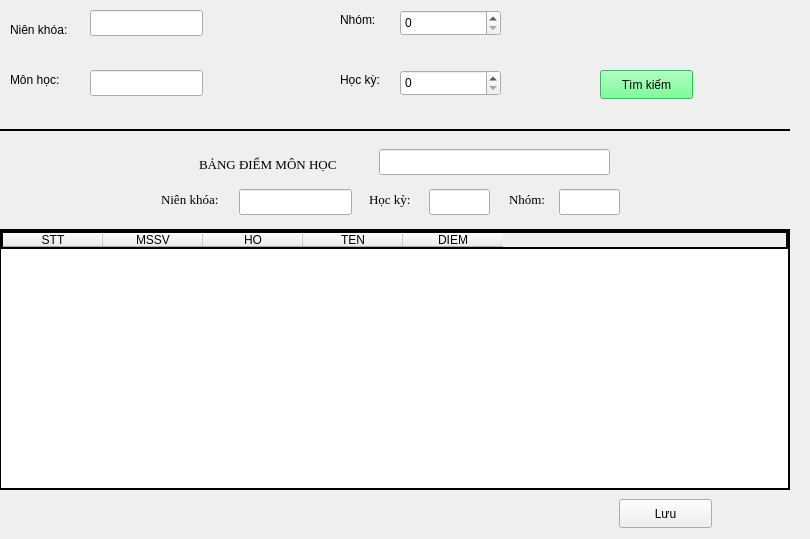
    <widget class="QWidget" name="tabND">
     <attribute name="title">
      <string>Nhập điểm</string>
     </attribute>
     <widget class="QWidget" name="widget_5" native="true">
      <property name="geometry">
       <rect>
        <x>0</x>
        <y>0</y>
        <width>801</width>
        <height>111</height>
       </rect>
      </property>
      <widget class="QLineEdit" name="lineNDNK">
       <property name="geometry">
        <rect>
         <x>90</x>
         <y>10</y>
         <width>113</width>
         <height>26</height>
        </rect>
       </property>
      </widget>
      <widget class="QLineEdit" name="lineNDMH">
       <property name="geometry">
        <rect>
         <x>90</x>
         <y>70</y>
         <width>113</width>
         <height>26</height>
        </rect>
       </property>
      </widget>
      <widget class="QLabel" name="label_10">
       <property name="geometry">
        <rect>
         <x>10</x>
         <y>20</y>
         <width>71</width>
         <height>20</height>
        </rect>
       </property>
       <property name="text">
        <string>Niên khóa:</string>
       </property>
      </widget>
      <widget class="QLabel" name="label_12">
       <property name="geometry">
        <rect>
         <x>340</x>
         <y>10</y>
         <width>63</width>
         <height>20</height>
        </rect>
       </property>
       <property name="text">
        <string>Nhóm:</string>
       </property>
      </widget>
      <widget class="QLabel" name="label_13">
       <property name="geometry">
        <rect>
         <x>10</x>
         <y>70</y>
         <width>63</width>
         <height>20</height>
        </rect>
       </property>
       <property name="text">
        <string>Môn học:</string>
       </property>
      </widget>
      <widget class="QPushButton" name="btnNDSearch">
       <property name="geometry">
        <rect>
         <x>600</x>
         <y>70</y>
         <width>93</width>
         <height>29</height>
        </rect>
       </property>
       <property name="styleSheet">
        <string notr="true">background-color: rgb(85, 255, 127);</string>
       </property>
       <property name="text">
        <string>Tìm kiếm</string>
       </property>
      </widget>
      <widget class="QLabel" name="label_11">
       <property name="geometry">
        <rect>
         <x>340</x>
         <y>70</y>
         <width>63</width>
         <height>20</height>
        </rect>
       </property>
       <property name="text">
        <string>Học kỳ:</string>
       </property>
      </widget>
      <widget class="QSpinBox" name="spinBoxNDNhom">
       <property name="geometry">
        <rect>
         <x>400</x>
         <y>10</y>
         <width>101</width>
         <height>26</height>
        </rect>
       </property>
      </widget>
      <widget class="QSpinBox" name="spinBoxNDHK">
       <property name="geometry">
        <rect>
         <x>400</x>
         <y>70</y>
         <width>101</width>
         <height>26</height>
        </rect>
       </property>
      </widget>
     </widget>
     <widget class="QWidget" name="widget_6" native="true">
      <property name="geometry">
       <rect>
        <x>-1</x>
        <y>129</y>
        <width>791</width>
        <height>401</height>
       </rect>
      </property>
      <property name="cursor">
       <cursorShape>ArrowCursor</cursorShape>
      </property>
      <property name="contextMenuPolicy">
       <enum>Qt::ContextMenuPolicy::DefaultContextMenu</enum>
      </property>
      <property name="styleSheet">
       <string notr="true">#widget_6 {
    border-top: 2px solid;   
}</string>
      </property>
      <widget class="QLabel" name="label_14">
       <property name="geometry">
        <rect>
         <x>200</x>
         <y>20</y>
         <width>181</width>
         <height>31</height>
        </rect>
       </property>
       <property name="font">
        <font>
         <family>Times New Roman</family>
         <pointsize>10</pointsize>
        </font>
       </property>
       <property name="text">
        <string>BẢNG ĐIỂM MÔN HỌC</string>
       </property>
      </widget>
      <widget class="QLineEdit" name="lineEditNDMonHoc">
       <property name="geometry">
        <rect>
         <x>380</x>
         <y>20</y>
         <width>231</width>
         <height>26</height>
        </rect>
       </property>
       <property name="readOnly">
        <bool>true</bool>
       </property>
      </widget>
      <widget class="QLabel" name="label_15">
       <property name="geometry">
        <rect>
         <x>162</x>
         <y>60</y>
         <width>81</width>
         <height>20</height>
        </rect>
       </property>
       <property name="font">
        <font>
         <family>Times New Roman</family>
         <pointsize>10</pointsize>
        </font>
       </property>
       <property name="text">
        <string>Niên khóa:</string>
       </property>
      </widget>
      <widget class="QLabel" name="label_16">
       <property name="geometry">
        <rect>
         <x>370</x>
         <y>60</y>
         <width>63</width>
         <height>20</height>
        </rect>
       </property>
       <property name="font">
        <font>
         <family>Times New Roman</family>
         <pointsize>10</pointsize>
        </font>
       </property>
       <property name="text">
        <string>Học kỳ:</string>
       </property>
      </widget>
      <widget class="QLabel" name="label_17">
       <property name="geometry">
        <rect>
         <x>510</x>
         <y>60</y>
         <width>51</width>
         <height>20</height>
        </rect>
       </property>
       <property name="font">
        <font>
         <family>Times New Roman</family>
         <pointsize>10</pointsize>
        </font>
       </property>
       <property name="text">
        <string>Nhóm:</string>
       </property>
      </widget>
      <widget class="QLineEdit" name="lineEditNDNienKhoa">
       <property name="geometry">
        <rect>
         <x>240</x>
         <y>60</y>
         <width>113</width>
         <height>26</height>
        </rect>
       </property>
       <property name="readOnly">
        <bool>true</bool>
       </property>
      </widget>
      <widget class="QLineEdit" name="lineEditNDHocKy">
       <property name="geometry">
        <rect>
         <x>430</x>
         <y>60</y>
         <width>61</width>
         <height>26</height>
        </rect>
       </property>
       <property name="readOnly">
        <bool>true</bool>
       </property>
      </widget>
      <widget class="QLineEdit" name="lineEditNDNhom">
       <property name="geometry">
        <rect>
         <x>560</x>
         <y>60</y>
         <width>61</width>
         <height>26</height>
        </rect>
       </property>
       <property name="readOnly">
        <bool>true</bool>
       </property>
      </widget>
      <widget class="QTableWidget" name="tblND">
       <property name="geometry">
        <rect>
         <x>0</x>
         <y>100</y>
         <width>791</width>
         <height>261</height>
        </rect>
       </property>
       <property name="font">
        <font>
         <family>Times New Roman</family>
        </font>
       </property>
       <property name="styleSheet">
        <string notr="true">border: 2px solid;</string>
       </property>
       <attribute name="verticalHeaderVisible">
        <bool>false</bool>
       </attribute>
       <column>
        <property name="text">
         <string>STT</string>
        </property>
       </column>
       <column>
        <property name="text">
         <string>MSSV</string>
        </property>
       </column>
       <column>
        <property name="text">
         <string>HO</string>
        </property>
       </column>
       <column>
        <property name="text">
         <string>TEN</string>
        </property>
       </column>
       <column>
        <property name="text">
         <string>DIEM</string>
        </property>
       </column>
      </widget>
      <widget class="QPushButton" name="btnNDSave">
       <property name="geometry">
        <rect>
         <x>620</x>
         <y>370</y>
         <width>93</width>
         <height>29</height>
        </rect>
       </property>
       <property name="text">
        <string>Lưu</string>
       </property>
      </widget>
     </widget>
    </widget>
